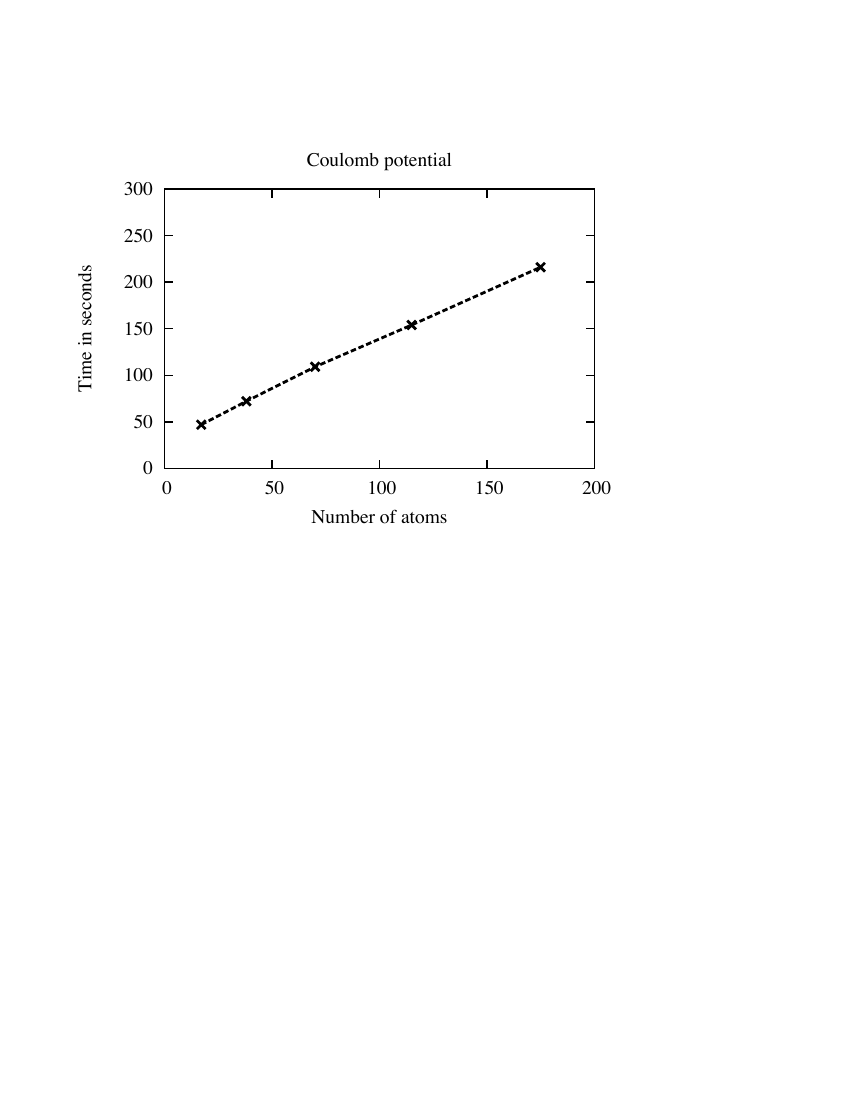

Write the gnuplot code that produced this figure.
set terminal postscript enhanced color portrait "Times-Roman,14"
set output "coulombScaling.ps"

set xrange [0:200]
set yrange [0:300]
set size 0.8,0.4

set origin 0.0,0.5
set title 'Coulomb potential'
set ylabel 'Time in seconds'
set xlabel 'Number of atoms'
plot 'coulombScaling.dat' using 1:2 w lp lt 2 lc 0 lw 4 notitle

set output "exchangeScaling.ps"
set xrange [0:250]
set yrange [0:70000]
set title 'Hartree-Fock exhange'
plot 'coulombScaling.dat' using 6:7 w lp lt 2 lc 0 lw 4 notitle
